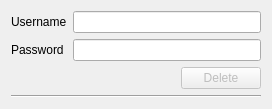
<?xml version="1.0" encoding="UTF-8"?>
<ui version="4.0">
 <class>CancellationWindow</class>
 <widget class="QDialog" name="CancellationWindow">
  <property name="geometry">
   <rect>
    <x>0</x>
    <y>0</y>
    <width>283</width>
    <height>120</height>
   </rect>
  </property>
  <property name="windowTitle">
   <string>Cancellation</string>
  </property>
  <layout class="QVBoxLayout" name="verticalLayout">
   <property name="sizeConstraint">
    <enum>QLayout::SetFixedSize</enum>
   </property>
   <item>
    <layout class="QGridLayout" name="gridLayout">
     <item row="0" column="0">
      <widget class="QLabel" name="UsernameLabel">
       <property name="text">
        <string>Username</string>
       </property>
      </widget>
     </item>
     <item row="0" column="1">
      <widget class="QLineEdit" name="UsernameEdit"/>
     </item>
     <item row="1" column="0">
      <widget class="QLabel" name="PasswordLabel">
       <property name="text">
        <string>Password</string>
       </property>
      </widget>
     </item>
     <item row="1" column="1">
      <widget class="QLineEdit" name="PasswordEdit">
       <property name="text">
        <string/>
       </property>
       <property name="echoMode">
        <enum>QLineEdit::Password</enum>
       </property>
      </widget>
     </item>
    </layout>
   </item>
   <item>
    <layout class="QHBoxLayout" name="horizontalLayout">
     <property name="spacing">
      <number>2</number>
     </property>
     <property name="leftMargin">
      <number>170</number>
     </property>
     <item>
      <widget class="QPushButton" name="DeleteButton">
       <property name="enabled">
        <bool>false</bool>
       </property>
       <property name="maximumSize">
        <size>
         <width>100</width>
         <height>25</height>
        </size>
       </property>
       <property name="mouseTracking">
        <bool>false</bool>
       </property>
       <property name="layoutDirection">
        <enum>Qt::LeftToRight</enum>
       </property>
       <property name="text">
        <string>Delete</string>
       </property>
       <property name="icon">
        <iconset theme="dialog-ok"/>
       </property>
       <property name="default">
        <bool>true</bool>
       </property>
      </widget>
     </item>
    </layout>
   </item>
   <item>
    <widget class="Line" name="line">
     <property name="orientation">
      <enum>Qt::Horizontal</enum>
     </property>
    </widget>
   </item>
  </layout>
 </widget>
 <resources/>
 <connections/>
</ui>
